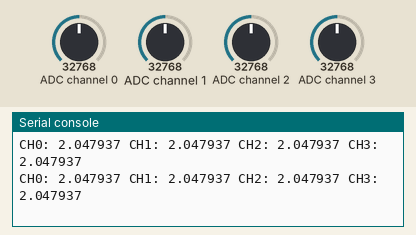
This program was run on a simulated CircuitPython board. Shown: the last lines printed to the serial console. The test bench sets the inputs (shaded band); at power-on: ADC channel 0 = 32768, ADC channel 1 = 32768, ADC channel 2 = 32768, ADC channel 3 = 32768 (analog values on the 0–65535 scale).

Above: at 1.2 s.
1.3 s: ADC channel 0 set to 45874
At 1.48 s:
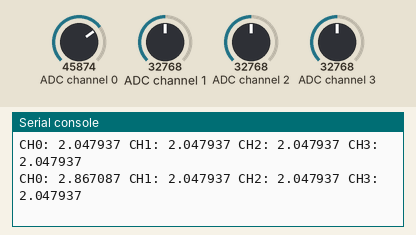
2.8 s: ADC channel 1 set to 45874
At 2.81 s:
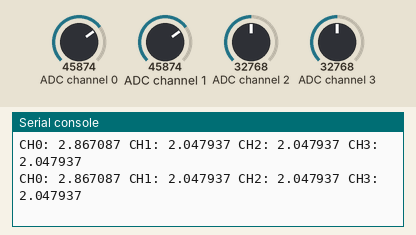
4.3 s: ADC channel 2 set to 45874
At 4.4 s:
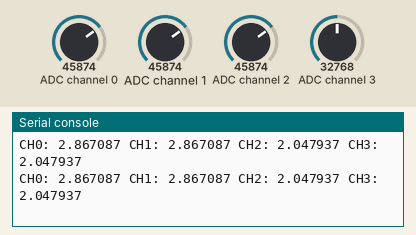
5.8 s: ADC channel 3 set to 45874
At 5.86 s:
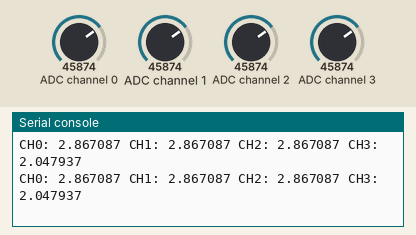
7.3 s: ADC channel 0 set to 63568
At 7.32 s:
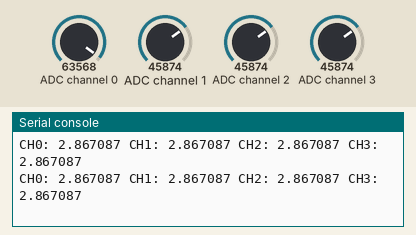
8.8 s: ADC channel 1 set to 63568
At 8.91 s:
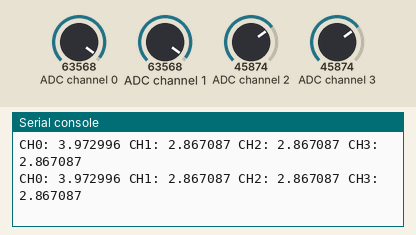
Timing chart, 0 to 11.3 s (numbered marks = the images above; inputs shaded):
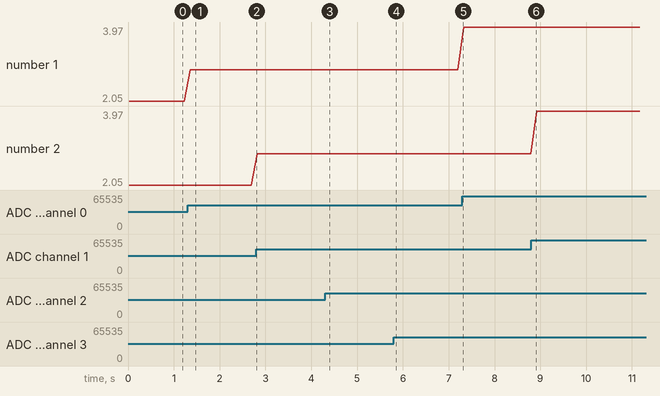

Measured:
- after the input at 1.3 s, the serial console: prints a new line after 0.06 s (image 1)
- plotted number 1: 2.05 → 2.87 after the input at 1.3 s, 2.87 → 3.97 after the input at 7.3 s

The program:

ads1115_test.py
```python
import board
import busio
import adafruit_ads1x15.ads1015 as ADS
from adafruit_ads1x15.analog_in import AnalogIn
import time

# i2c configuration
i2c = busio.I2C(board.SCL, board.SDA)
# Create the ADC object using the I2C bus
ads = ADS.ADS1015(i2c)
# Create input on channel 0, 1, 2, 3
chan_1 = AnalogIn(ads, ADS.P0)
chan_2 = AnalogIn(ads, ADS.P1)
chan_3 = AnalogIn(ads, ADS.P2)
chan_4 = AnalogIn(ads, ADS.P3)

while True:
    print("CH0: %f CH1: %f CH2: %f CH3: %f" % (chan_1.voltage, chan_2.voltage, chan_3.voltage, chan_4.voltage))
    time.sleep(0.1)
```
